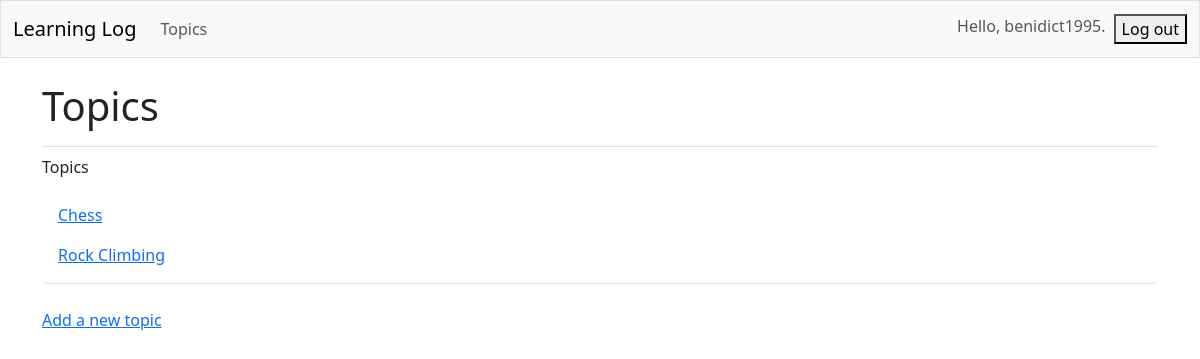
Page /topics/ (signed in) on the earlier database version.
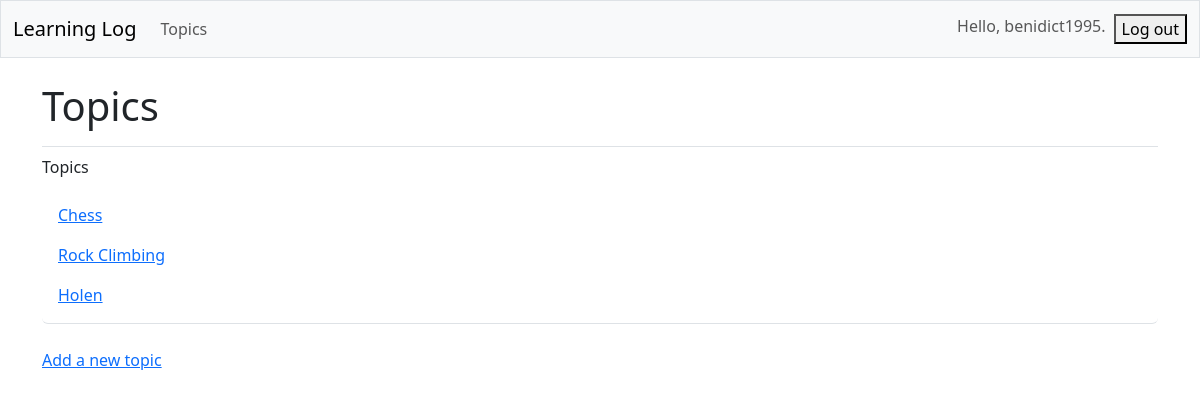
Same page on the later database version.
### learning_logs/models.py (models this page shows, shortened)
class Topic(models.Model):
    text = models.CharField(max_length=200)
    date_added = models.DateTimeField(auto_now_add=True)
    owner = models.ForeignKey(User, on_delete=models.CASCADE)

### learning_logs/views.py (the view)
# urls.py: path('topics/', views.topics, name='topics'),
@login_required
def topics(request):
    topics = Topic.objects.filter(owner=request.user).order_by('date_added')
    context = {'topics': topics}
    return render(request, 'learning_logs/topics.html', context)

### ll_project/templates/learning_logs/topics.html
{% extends 'learning_logs/base.html' %}
{% block page_header %}
    <h1>Topics</h1>
{% endblock page_header %}
{% block content %}
    <p>Topics</p>
    <ul class="list-group border-bottom pb-2 mb-4">
        {% for topic in topics %}
            <li class="list-group-item border-0">
                <a href="{% url 'learning_logs:topic' topic.id %}">
                    {{ topic.text }}
                </a>
            </li>
        {% empty %}
            <li class="list-group-item border-0">No topics have been added yet.</li>
        {% endfor %}
    </ul>
    <a href="{% url 'learning_logs:new_topic' %}">Add a new topic</a>
{% endblock content %}

### ll_project/templates/learning_logs/base.html (shortened to what this page needs)
<!doctype html>
<html lang="en">
<head>
    {% load django_bootstrap5 %}
    {% bootstrap_css %}
</head>
<body>
    <nav class="navbar navbar-expand-md navbar-light bg-light mb-4 border">
        <div class="container-fluid">
            <a class="navbar-brand" href="{% url 'learning_logs:index' %}">
            Learning Log</a>
            <div class="collapse navbar-collapse" id="navbarCollapse">
                <ul class="navbar-nav me-auto mb-2 mb-md-0">
                    <li class="nav-item">
                        <a class="nav-link" href="{% url 'learning_logs:topics' %}">
                        Topics</a>
                    </li>
                </ul>
                <ul class="navbar-nav ms-auto mb-2 mb-md-0">
                        {% if user.is_authenticated %}
                            <li class="nav-item">
                                <span class="navbar-text me-2">
                                    Hello, {{ user.username }}.
                                </span>
                            </li>
                            <form action="{% url 'accounts:logout' %}" method='post'>
                                <button name='submit'>Log out</button>
                            </form>
                        {% endif %}
                </ul>
            </div>
        </div>
    </nav>
    <main class="container">
        <div class="pb-2 mb-2 border-bottom">
            {% block page_header %}{% endblock page_header %}
        </div>
        <div>
            {% block content %}{% endblock content %}
        </div>
    </main>
</body>
</html>

Differences in the rows shown:
added Topic: text "Holen"
